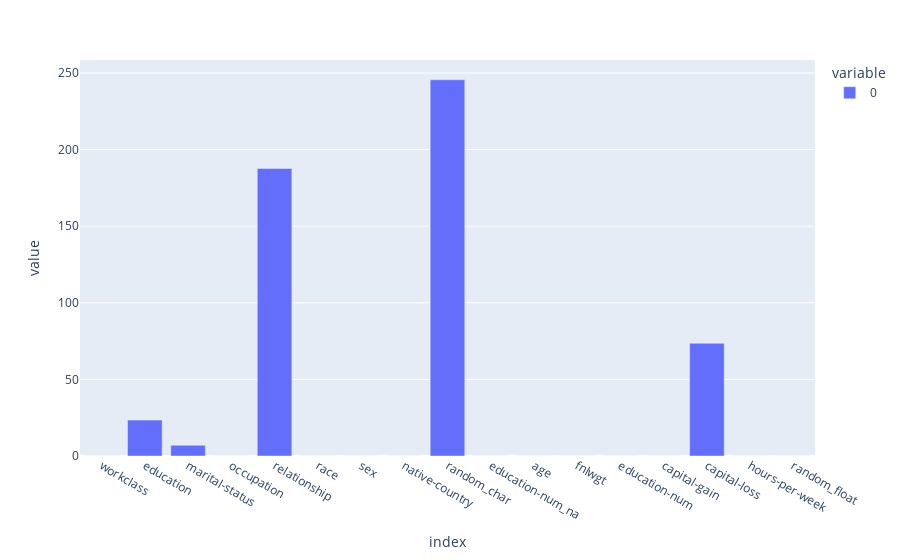

Notebook code for this chart:
### Code cell
px.bar(pd.DataFrame([res_explain.sum(0)],columns = dls.x_names).T)

### Figure 1 — Plotly figure (JSON) as saved in the notebook; plotly's stock layout.template omitted (floating-point values rounded to 4 significant figures)
{"data": [{"alignmentgroup": "True", "hovertemplate": "variable=0<br>index=%{x}<br>value=%{y}<extra></extra>", "legendgroup": "0", "marker": {"color": "#636efa"}, "name": "0", "offsetgroup": "0", "orientation": "v", "showlegend": true, "textposition": "auto", "type": "bar", "x": ["workclass", "education", "marital-status", "occupation", "relationship", "race", "sex", "native-country", "random_char", "education-num_na", "age", "fnlwgt", "education-num", "capital-gain", "capital-loss", "hours-per-week", "random_float"], "xaxis": "x", "y": [0, 23.47, 6.997, 0, 187.7, 0, 0, 0, 245.5, 0, 0, 0, 0, 0, 73.57, 0, 0], "yaxis": "y"}], "layout": {"autosize": true, "barmode": "relative", "legend": {"title": {"text": "variable"}, "tracegroupgap": 0}, "margin": {"t": 60}, "xaxis": {"anchor": "y", "autorange": true, "domain": [0, 1], "range": [-0.5, 16.5], "title": {"text": "index"}, "type": "category"}, "yaxis": {"anchor": "x", "autorange": true, "domain": [0, 1], "range": [0, 258.5], "title": {"text": "value"}, "type": "linear"}}}
